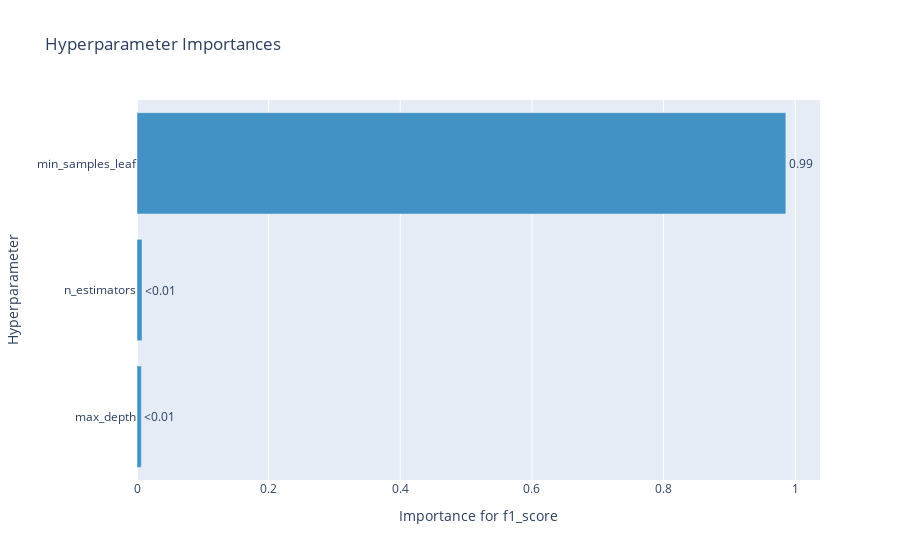

The code cell stored with this chart in its notebook:
### Code cell
optuna.visualization.plot_param_importances(study_ranFor, target_name="f1_score")

### Figure 1 — Plotly figure (JSON) as saved in the notebook; plotly's stock layout.template omitted (floating-point values rounded to 4 significant figures)
{"data": [{"cliponaxis": false, "hovertemplate": ["max_depth (IntDistribution): 0.0066106859727224476<extra></extra>", "n_estimators (IntDistribution): 0.007634100108037223<extra></extra>", "min_samples_leaf (IntDistribution): 0.9857552139192404<extra></extra>"], "marker": {"color": "rgb(66,146,198)"}, "orientation": "h", "text": ["<0.01", "<0.01", "0.99"], "textposition": "outside", "type": "bar", "x": [0.006611, 0.007634, 0.9858], "y": ["max_depth", "n_estimators", "min_samples_leaf"]}], "layout": {"showlegend": false, "title": {"text": "Hyperparameter Importances"}, "xaxis": {"title": {"text": "Importance for f1_score"}}, "yaxis": {"title": {"text": "Hyperparameter"}}}}
